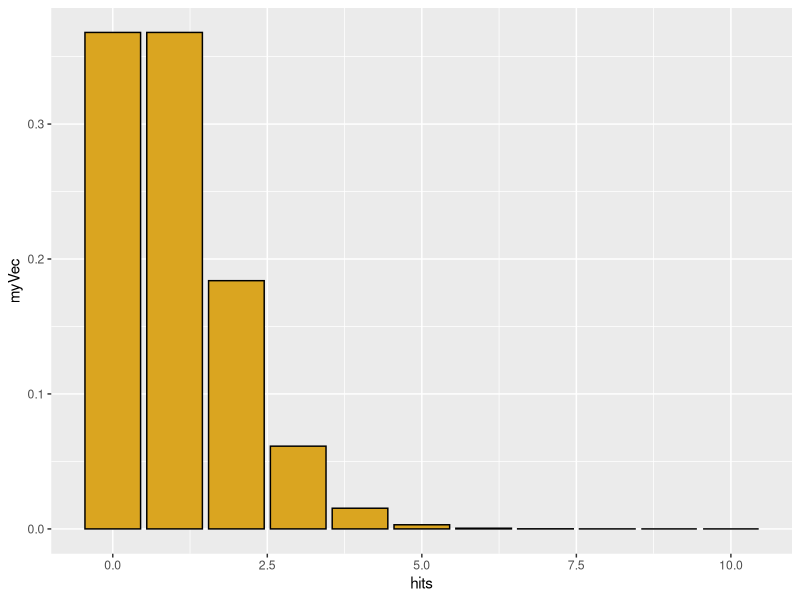
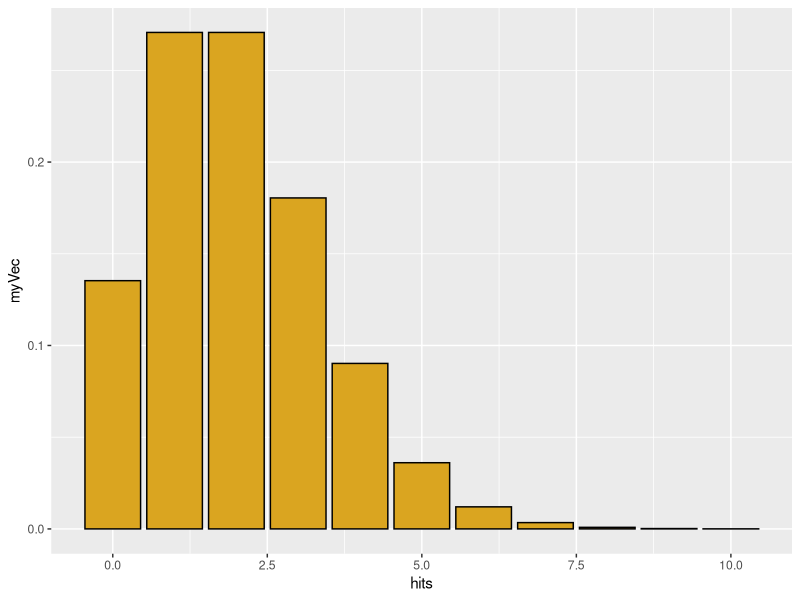
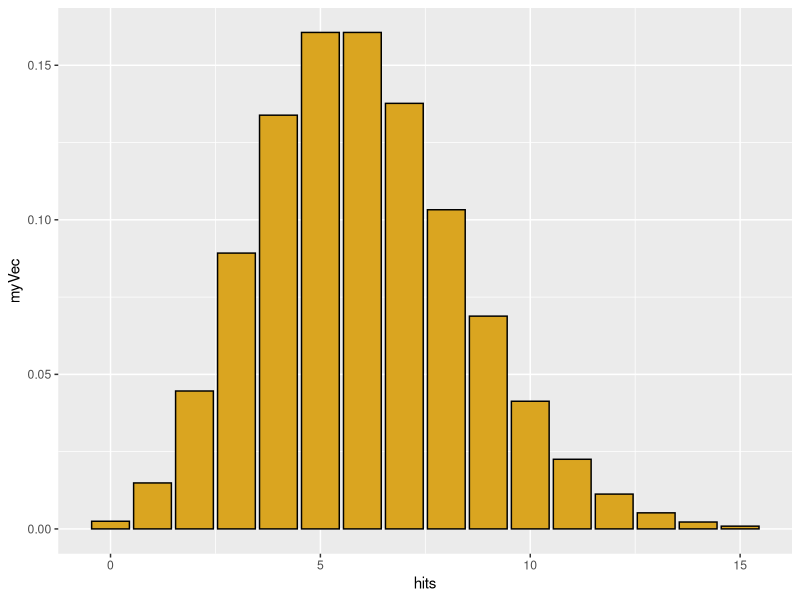
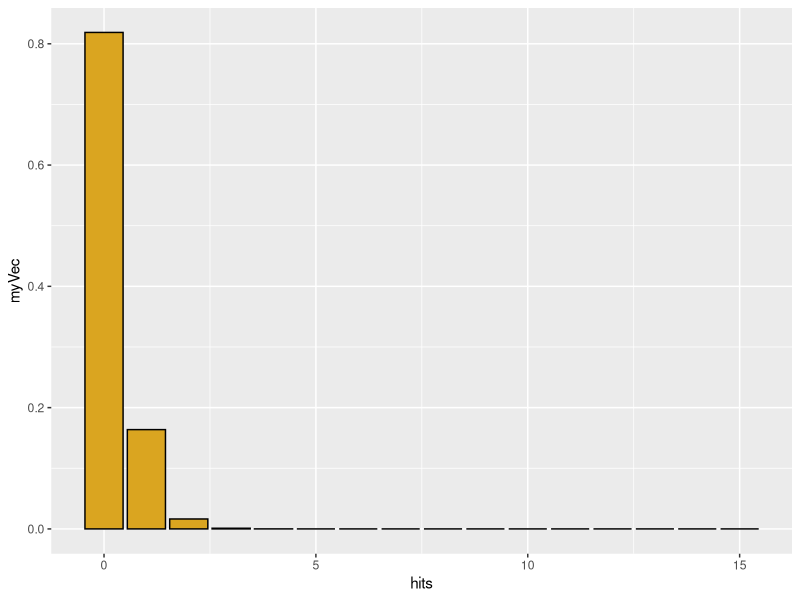
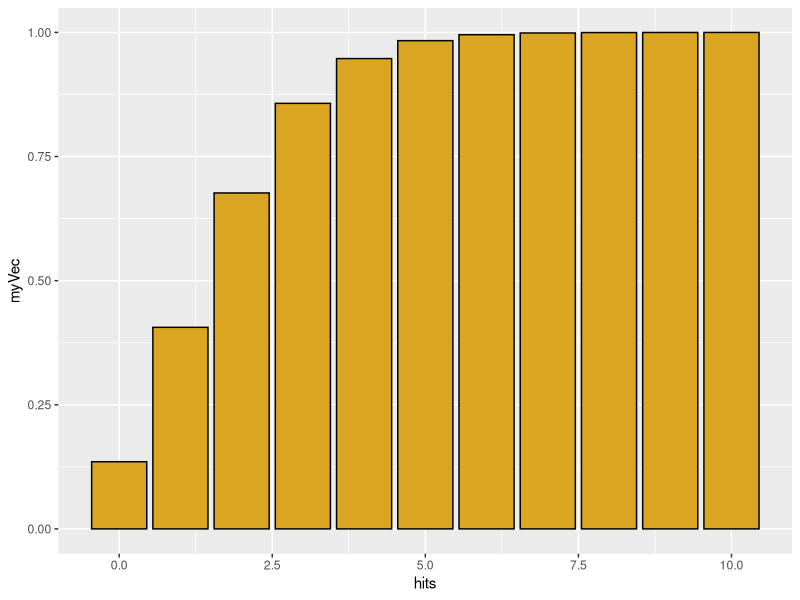
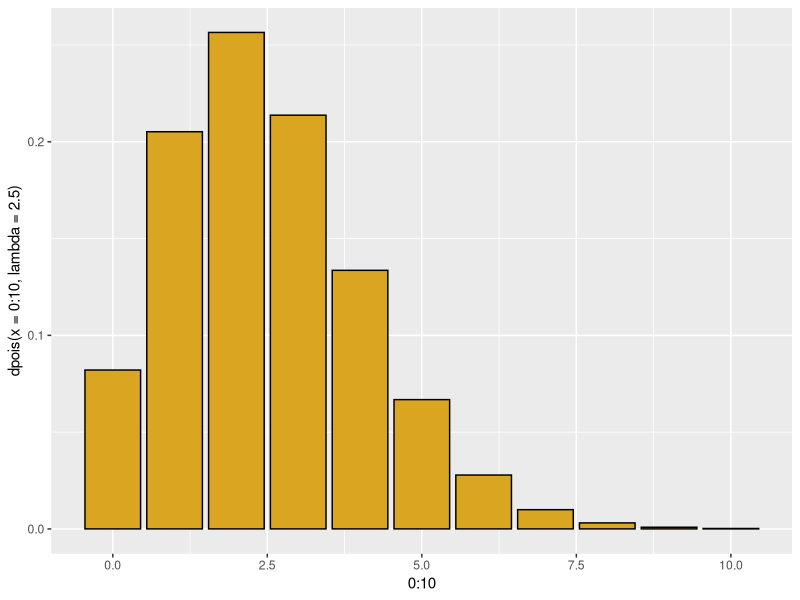
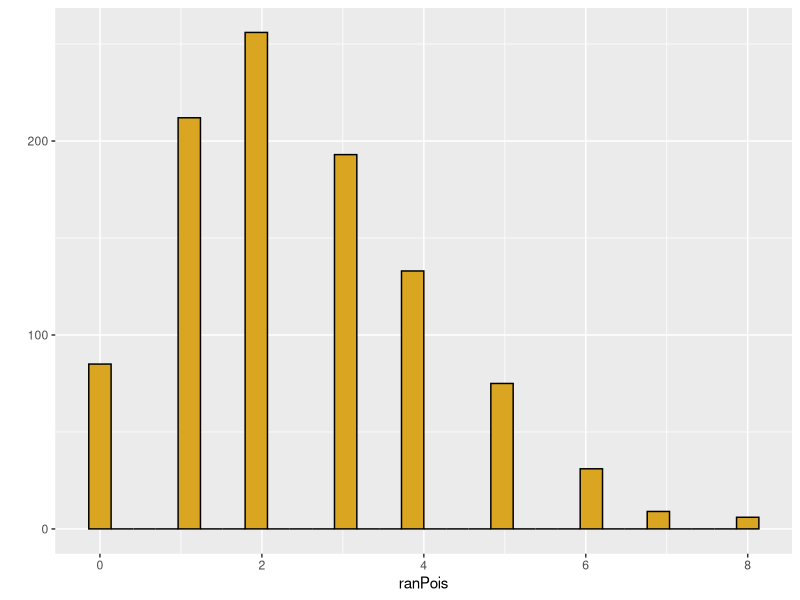
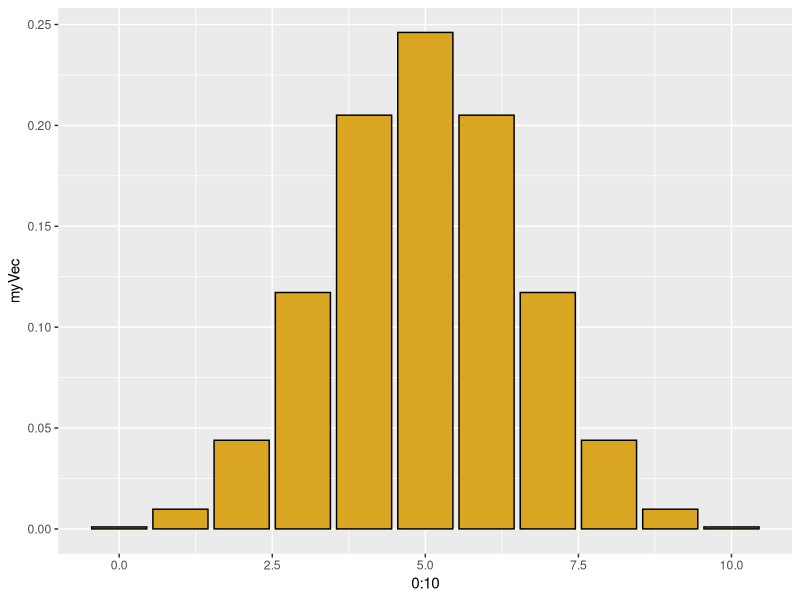

Recreate these plots in R, in order.
## ---- chunk 1
knitr::opts_chunk$set(eval = FALSE)
## ---- chunk 2
library(ggplot2)
library(MASS)
#-------------------------------------------------
# Poisson distribution
# Discrete X >= 0
# Random events with a constant rate lambda
# (observations per time or per unit area)
# Parameter lambda > 0

# "d" function generates probability density
hits <- 0:10
myVec <- dpois(x=hits,lambda=1)
qplot(x=hits,y=myVec,geom="col",color=I("black"),fill=I("goldenrod"))

myVec <- dpois(x=hits,lambda=2)
qplot(x=hits,y=myVec,geom="col",color=I("black"),fill=I("goldenrod"))

hits <- 0:15
myVec <- dpois(x=hits,lambda=6)
qplot(x=hits,y=myVec,geom="col",color=I("black"),fill=I("goldenrod"))


hits <- 0:15
myVec <- dpois(x=hits,lambda=0.2)
qplot(x=hits,y=myVec,geom="col",color=I("black"),fill=I("goldenrod"))

sum(myVec)  # sum of density function = 1.0 (total area under curve)

# for a Poisson distribution with lambda=2, 
# what is the probability that a single draw will yield X=0?

dpois(x=0,lambda=2)

# "p" function generates cumulative probability density; gives the 
# "lower tail" cumulative area of the distribution

hits <- 0:10
myVec <- ppois(q=hits,lambda=2)
qplot(x=hits,y=myVec,geom="col",color=I("black"),fill=I("goldenrod"))


# for a Poisson distribution with lambda=2, 
# what is the probability that a single random draw will yield X <= 1?

ppois(q=1, lambda=2)


# We could also get this through dpois
p1 <- dpois(x=0,lambda=2)
p1
p2 <- dpois(x=1,lambda=2)
p2
p1 + p2


# The q function is the inverse of p
# What is the number of hits corresponding to 50% of the probability mass
qpois(p=0.5,lambda=2.5)
qplot(x=0:10,y=dpois(x=0:10,lambda=2.5),geom="col",color=I("black"),fill=I("goldenrod"))

# but distribution is discrete, so this is not exact
ppois(q=2,lambda=2.5)

# finally, we can simulate individual values from a poisson
ranPois <- rpois(n=1000,lambda=2.5)
qplot(x=ranPois,color=I("black"),fill=I("goldenrod"))


# for real or simulated data, we can use the quantile
# function to find the empirical  95% confidence interval on the data

quantile(x=ranPois,probs=c(0.025,0.975))
## ---- chunk 3
#-------------------------------------------------
# Binomial distribution
# p = probability of a dichotomous outcome
# size = number of trials
# x = possible outcomes
# outcome x is bounded between 0 and number of trials

# use "d" binom for density function
hits <- 0:10
myVec <- dbinom(x=hits,size=10,prob=0.5)
qplot(x=0:10,y=myVec,geom="col",color=I("black"),fill=I("goldenrod"))

# what is probability of getting 5 heads out of 10 tosses?
dbinom(x=5,size=10,prob=0.5)

# of course, the coin can be a biased one
myVec <- dbinom(x=hits,size=10,prob=0.95)
qplot(x=0:10,y=myVec,geom="col",color=I("black"),fill=I("goldenrod"))

# use "p" binom for cumulative distribution


# what is the probability of getting 5 
# or fewer heads out of 10 tosses?
pbinom(q=5,size=10,prob=0.5)

# symmetry requires odd number of tosses
pbinom(q=4,size=9,prob=0.5)



# what is a 95% confidence interval for 100 trials 
# of a coin with p = 0.7 for heads?
qbinom(p=c(0.025,0.975),size=100,prob=0.7)

# and how does this compare to the interval for an actual simlation of 50 tosses of 100 coins?

myCoins <- rbinom(n=50,size=100,prob=0.5)
qplot(x=myCoins,color=I("black"),fill=I("goldenrod"))
quantile(x=myCoins,probs=c(0.025,0.975))

## ---- chunk 4
#-------------------------------------------------
# negative binomial: number of failures (values of MyVec)
# in a series of (Bernouli) with p=probability of success 
# before a target number of successes (= size)
# generates a discrete distribution that is more 
# heterogeneous ("overdispersed") than Poisson
hits <- 0:40
myVec <- dnbinom(x=hits, size=5, prob=0.5)
qplot(x=hits,y=myVec,geom="col",color=I("black"),fill=I("goldenrod"))

# geometric series is a special case where N= 1 success
# each bar is a constant fraction 1 - "prob" of the bar before it
myVec <- dnbinom(x=hits, size=1, prob=0.1)
qplot(x=hits,y=myVec,geom="col",color=I("black"),fill=I("goldenrod"))


# alternatively specify mean = mu of distribution and size, 
# the dispersion parameter (small is more dispersed)
# this gives us a poisson with a lambda value that varies
# the dispersion parameter is the shape parameter in the gamma
# as it increases, the distribution has a smaller variance
# just simulate it directly

nbiRan <- rnbinom(n=1000,size=10,mu=5)
qplot(nbiRan,color=I("black"),fill=I("goldenrod"))

nbiRan <- rnbinom(n=1000,size=0.1,mu=5)
qplot(nbiRan,color=I("black"),fill=I("goldenrod"))
## ---- chunk 5
#-------------------------------------------------
# uniform
# params specify minimum and maximum

#runif for random data
qplot(x=runif(n=100,min=0,max=5),color=I("black"),fill=I("goldenrod"))
qplot(runif(n=1000,min=0,max=5),color=I("black"),fill=I("goldenrod"))
#-------------------------------------------------
## ---- chunk 6
# normal 
myNorm <- rnorm(n=100,mean=100,sd=2)
qplot(myNorm,color=I("black"),fill=I("goldenrod"))

# problems with uniform when mean is small but zero is not allowed.
myNorm <- rnorm(n=100,mean=2,sd=2)
qplot(myNorm,color=I("black"),fill=I("goldenrod"))
summary(myNorm)
tossZeroes <- myNorm[myNorm>0]
qplot(tossZeroes,color=I("black"),fill=I("goldenrod"))
summary(tossZeroes)
## ---- chunk 7
#-------------------------------------------------
# gamma distribution, continuous positive values, but bounded at 0

myGamma <- rgamma(n=100,shape=1,scale=10)
qplot(myGamma,color=I("black"),fill=I("goldenrod"))

# gamma with shape= 1 is an exponential with scale = mean

# shape <=1 gives a mode near zero; very small shape rounds to zero
myGamma <- rgamma(n=100,shape=0.1,scale=1)
qplot(myGamma,color=I("black"),fill=I("goldenrod"))

# large shape parameters moves towards a normal
myGamma <- rgamma(n=100,shape=20,scale=1)
qplot(myGamma,color=I("black"),fill=I("goldenrod"))

# scale parameter changes mean- and the variance!
qplot(rgamma(n=100,shape=2,scale=100),color=I("black"),fill=I("goldenrod"))
qplot(rgamma(n=100,shape=2,scale=10),color=I("black"),fill=I("goldenrod"))
qplot(rgamma(n=100,shape=2,scale=1),color=I("black"),fill=I("goldenrod"))
qplot(rgamma(n=100,shape=2,scale=0.1),color=I("black"),fill=I("goldenrod"))


# unlike the normal, the two parameters affect both mean and variance

# mean = shape*scale
# variance= shape*scale^2
## ---- chunk 8
#-------------------------------------------------

# beta distribution 
# bounded at 0 and 1
# analagous to a binomial, but result is a continuous distribution of probabilities
# parameter shape1 = number of successes + 1
# parameter shape2 = number of failures + 1
# interpret these in terms of a coin you are tossing

# shape1 = 1, shape2 = 1 = "no data"
myBeta <- rbeta(n=1000,shape1=1,shape2=1)
qplot(myBeta,xlim=c(0,1),color=I("black"),fill=I("goldenrod"))


# shape1 = 2, shape1 = 1 = "1 coin toss, comes up heads!"
myBeta <- rbeta(n=1000,shape1=2,shape2=1)
qplot(myBeta,xlim=c(0,1),color=I("black"),fill=I("goldenrod"))

# two tosses, 1 head and 1 tail
myBeta <- rbeta(n=1000,shape1=2,shape2=2)
qplot(myBeta,xlim=c(0,1),color=I("black"),fill=I("goldenrod"))

# two tosses, both heads
myBeta <- rbeta(n=1000,shape1=2,shape2=1)
qplot(myBeta,xlim=c(0,1),color=I("black"),fill=I("goldenrod"))

# let's get more data
myBeta <- rbeta(n=1000,shape1=20,shape2=20)
qplot(myBeta,xlim=c(0,1),color=I("black"),fill=I("goldenrod"))

myBeta <- rbeta(n=1000,shape1=500,shape2=500)
qplot(myBeta,xlim=c(0,1),color=I("black"),fill=I("goldenrod"))

# if the coin is biased
myBeta <- rbeta(n=1000,shape1=1000,shape2=500)
qplot(myBeta,xlim=c(0,1),color=I("black"),fill=I("goldenrod"))
myBeta <- rbeta(n=1000,shape1=10,shape2=5)
qplot(myBeta,xlim=c(0,1),color=I("black"),fill=I("goldenrod"))


# shape parameters less than 1.0 give us a u-shaped distribution
myBeta <- rbeta(n=1000,shape1=0.1,shape2=0.1)
qplot(myBeta,xlim=c(0,1),color=I("black"),fill=I("goldenrod"))
myBeta <- rbeta(n=1000,shape1=0.5,shape2=0.2)
qplot(myBeta,xlim=c(0,1),color=I("black"),fill=I("goldenrod"))
## ---- chunk 9
#-------------------------------------------------
# estimating parameters from data
# maximum likelihood estimator theta versus P(data|theta)

# use fitdistr function, feeding it data and a distribution type)
x <- rnorm(1000,mean=92.5,sd=2.5)
qplot(x,color=I("black"),fill=I("goldenrod"))
fitdistr(x,"normal")

# compare to true parameters
# compare to parameters estimated from simple means and standard deviations
mean(x)
sd(x)

# but how do we "know" what distribution to fit?
fitdistr(x,"gamma")
z <- fitdistr(x,"gamma")

# find components of z
str(z)
# rate = 1/scale
# so here is the estimate of the mean
z$estimate[1]/z$estimate[2]

# and here is the estimate of the variance
z$estimate[1]/z$estimate[2]^2
